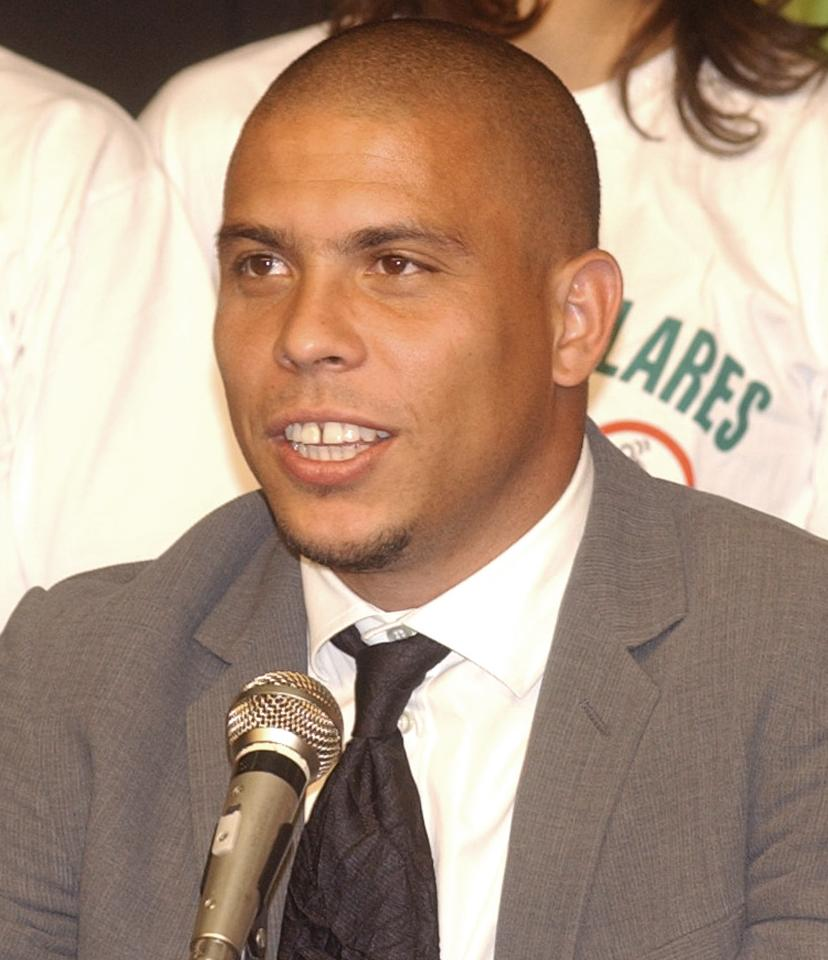
#> input picture research/refs/commons/Ronaldo.jpeg, 828 x 960 px
$ python -i compose_card.py   (imports and definitions only)
#> lines starting #> are read from the running program, lines starting #| are printed output that depends on the picture
#!/usr/bin/env python3
"""Compose the 2002 R9 player card from separate layers (independent artwork).

  compose_card.py --portrait card/layers/portrait_34.png --player data/game/r9_2002_player.json \
                  --outdir card/out

Layers (each also written on its own, RGBA, same canvas, so the game UI or the master project
can re-stack them or swap the frame):
  10_background.png   night stadium gradient, light streaks, yellow/green diagonal bands
  20_watermark.png    "2002" type watermark + "YOKOHAMA 30.06.2002"
  30_portrait.png     the 3D model portrait (our render, never a press photo)
  40_frame.png        chrome/gold frame with the stat plate
  50_text.png         overall rating, position, name, flag
Composites: card_full.png (1024x1434), card_detail.png (portrait plate 1024x1024),
card_squad.png (256x358), card_pack.png (glow version for pack opening), card_back.png.
Rating/position are read from the player JSON (notes.derived.overall). No Konami, FIFA or
Nike marks are used; the card frame is an original design.
"""
import argparse
import json
import math
import os

import numpy as np
from PIL import Image, ImageDraw, ImageFilter, ImageFont

HERE = os.path.dirname(os.path.abspath(__file__))
FONTS = os.path.join(HERE, "..", "..", "card", "fonts")
W, H = 1024, 1434
YELLOW = (252, 222, 46)
GREEN = (0, 151, 57)
BLUE = (30, 63, 197)
CHROME = (214, 220, 228)
GOLD = (228, 190, 92)


def font(name, size):
    return ImageFont.truetype(os.path.join(FONTS, name), size)


# [42 lines left out: functions rounded_mask, background, watermark, not called in this run]


def portrait_layer(path):
#> called with path = '../../research/refs/commons/Ronaldo.jpeg'
    img = Image.new("RGBA", (W, H), (0, 0, 0, 0))
#> img: PIL image 1024x1434 RGBA; every value is 0
    p = Image.open(path).convert("RGBA")
    scale = (H * 0.74) / p.height
#> scale = 1.11
    p = p.resize((int(p.width * scale), int(p.height * scale)), Image.Resampling.LANCZOS)
#> p: PIL image 915x1061 RGBA
    x = (W - p.width) // 2 + 70
#> x = 124
    y = H - p.height - 300
#> y = 73
    # soft rim glow behind the player
    glow = Image.new("RGBA", p.size, (255, 230, 140, 0))
    glow.putalpha(p.split()[3].filter(ImageFilter.GaussianBlur(24)).point(lambda v: int(v * 0.45)))
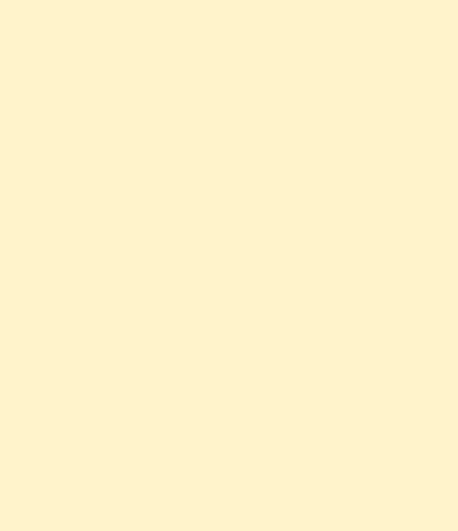
#> glow: PIL image 915x1061 RGBA (shown at 1/2 size); mean R, G, B, A 255, 230, 140, 114; transparent parts drawn white
    img.alpha_composite(glow, (x, y))
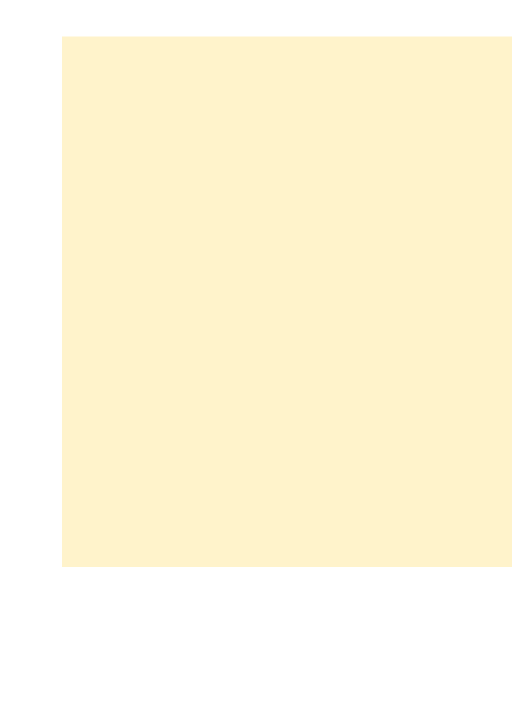
#> img: PIL image 1024x1434 RGBA (shown at 1/2 size); mean R, G, B, A 165.8, 149.6, 91, 74.1; transparent parts drawn white
    img.alpha_composite(p, (x, y))
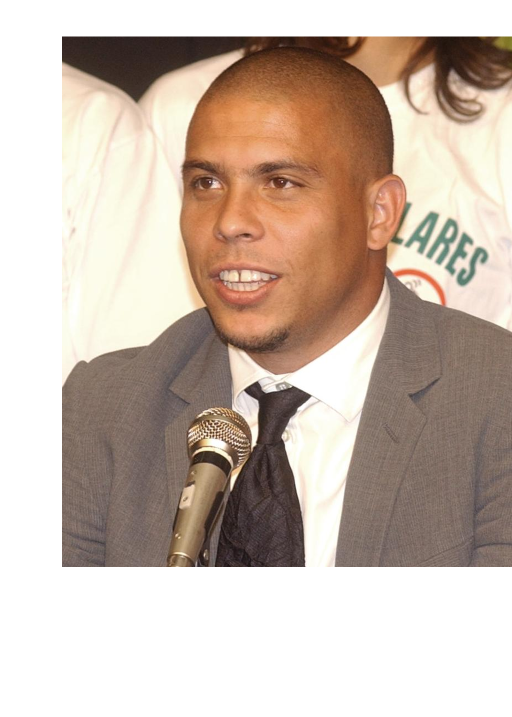
#> img: PIL image 1024x1434 RGBA (shown at 1/2 size); mean R, G, B, A 111.3, 94.8, 82.6, 165.8; transparent parts drawn white
    # fade the bottom into the stat plate
    a = np.asarray(img).astype(np.float32)
    fade = np.clip((np.arange(H) - (H - 470)) / 200.0, 0, 1)[:, None]
    a[..., 3] *= (1 - fade)
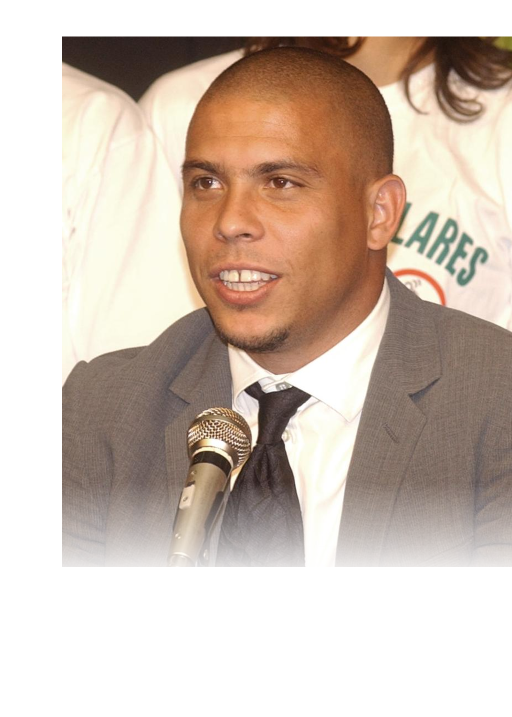
#> a: shape (1434, 1024, 4) float32 (shown at 1/2 size); mean R, G, B, A 111.4, 94.9, 82.6, 155.1; transparent parts drawn white
    return Image.fromarray(a.astype(np.uint8))


# [84 lines left out: functions flag, frame, text_layer, main, not called in this run]


# [2 lines not run here, left out]

>>> result = portrait_layer('../../research/refs/commons/Ronaldo.jpeg')

$ run again, on research/refs/commons/Real_Madrid_v_Real_Sociedad.jpg
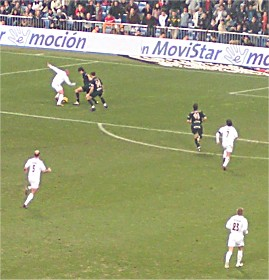
#> input picture research/refs/commons/Real_Madrid_v_Real_Sociedad.jpg, 269 x 280 px
#> in portrait_layer, `img.alpha_composite(glow, (x, y))`:
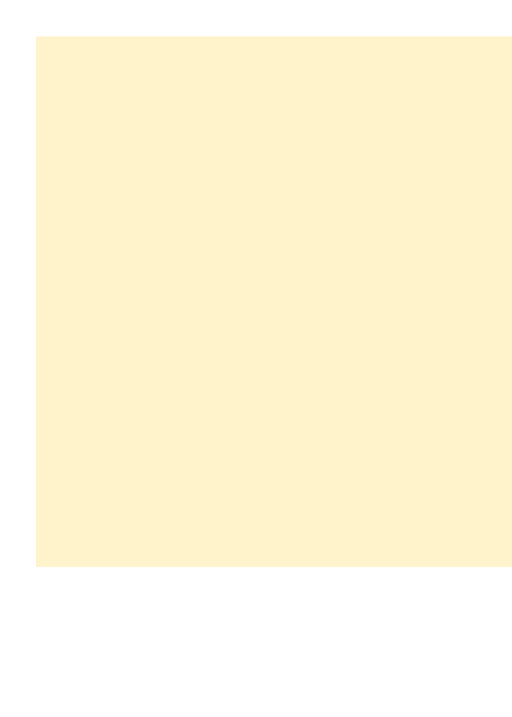
#> img: PIL image 1024x1434 RGBA (shown at 1/2 size); mean R, G, B, A 175.4, 158.2, 96.3, 78.4; transparent parts drawn white
#> in portrait_layer, `a[..., 3] *= (1 - fade)`:
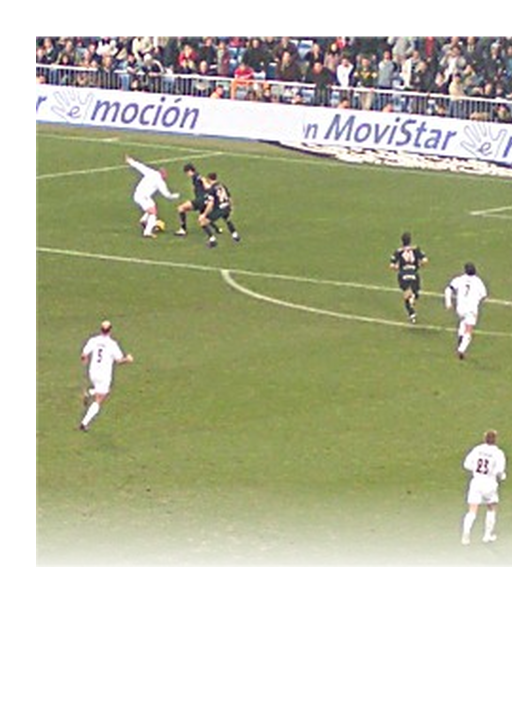
#> a: shape (1434, 1024, 4) float32 (shown at 1/2 size); mean R, G, B, A 104.2, 106.6, 77.3, 164.1; transparent parts drawn white

$ run again, on research/refs/commons/Ronaldinho06Jun2005Abr-bis.jpg
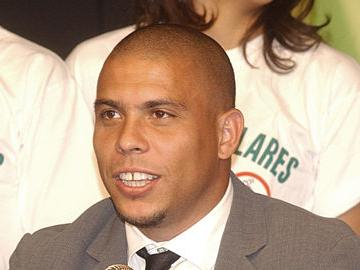
#> input picture research/refs/commons/Ronaldinho06Jun2005Abr-bis.jpg, 360 x 270 px
#> in portrait_layer, `img.alpha_composite(glow, (x, y))`:
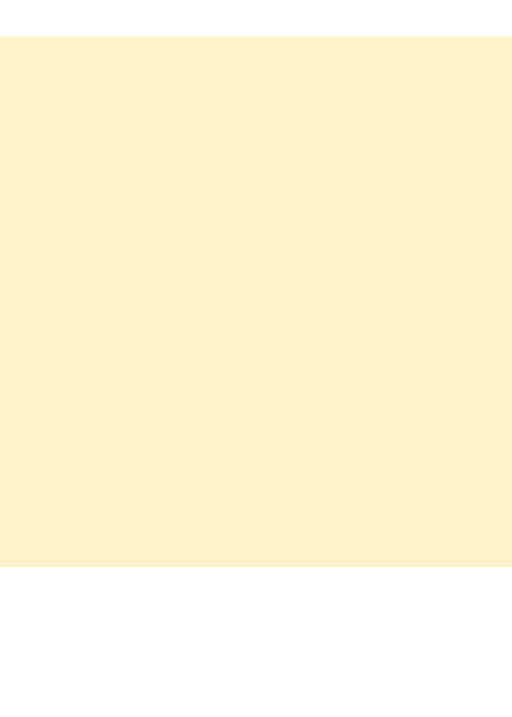
#> img: PIL image 1024x1434 RGBA (shown at 1/2 size); mean R, G, B, A 188.7, 170.2, 103.6, 84.3; transparent parts drawn white
#> in portrait_layer, `a[..., 3] *= (1 - fade)`:
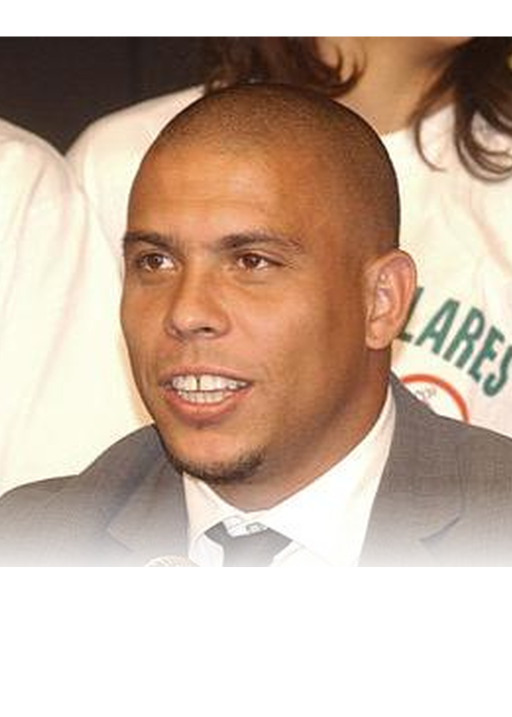
#> a: shape (1434, 1024, 4) float32 (shown at 1/2 size); mean R, G, B, A 130.5, 107.2, 90, 176.5; transparent parts drawn white
